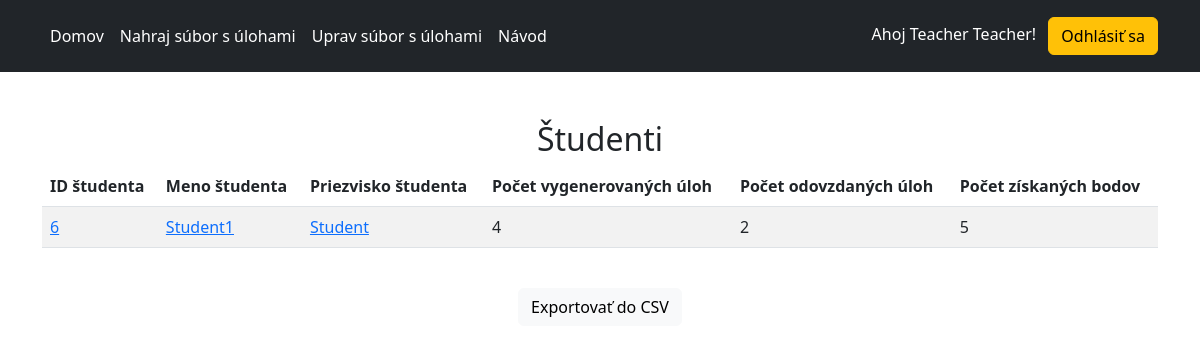
The app's page /index.php (signed in) with its own data.
### tables this page shows
CREATE TABLE `account` (
  `id` int UNSIGNED NOT NULL,
  `username` varchar(32) NOT NULL,
  `password` varchar(512) NOT NULL,
  `type` enum('Teacher','Student') NOT NULL,
  `first_name` varchar(32) NOT NULL,
  `surname` varchar(32) NOT NULL
);

### components/teacher_index.php (the view, shortened to what this page needs)
<?php
require_once('config.php');
$err_msg = "";
try {
    $query_students = "SELECT acc.id, acc.first_name, acc.surname, COUNT(test.question) as questions, COUNT(test.points_gained) as answers, SUM(test.points_gained) as points
                    FROM test AS test INNER JOIN account AS acc ON acc.id = test.student_id
                    GROUP BY acc.username";
    $stmt_students = $db->query($query_students);
    $students = $stmt_students->fetchAll(PDO::FETCH_ASSOC);
} catch (PDOException $e) {
    $err_msg .= "<p class='alert alert-danger' role='alert'>Nepodarilo sa načítať záznamy!</p>";
}
?>
<main class="mb-5">
    <section class="container mt-5">
        <h2 class="text-center">Študenti</h2>
        <table id="available" class="table table-striped mt-2" style="width:100%">
            <thead>
                <tr>
                    <th>ID študenta</th>
                    <th>Meno študenta</th>
                    <th>Priezvisko študenta</th>
                    <th>Počet vygenerovaných úloh</th>
                    <th>Počet odovzdaných úloh</th>
                    <th>Počet získaných bodov</th>
                </tr>
            </thead>
            <tbody>
                <?php
                foreach ($students as $student) {
                    echo '<tr><td><a href="studentReport.php?id=' . $student['id'] . '">' . $student['id'] . '</a></td>';
                    echo '<td><a href="studentReport.php?id=' . $student['id'] . '">' . $student['first_name'] . '</a></td>';
                    echo '<td><a href="studentReport.php?id=' . $student['id'] . '">' . $student['surname'] . '</a></td>';
                    echo '<td>' . $student['questions'] . '</td>';
                    echo '<td>' . $student['answers'] . '</td>';
                    echo '<td>' . $student['points'] . '</td></tr>';
                }
                ?>
            </tbody>
        </table>
    </section>
    <br>
    <button id="exportButton" class="btn btn-light mx-auto mt-6 d-block">Exportovať do CSV</button>
</main>

### records on screen
account: id "6", first_name "Student1", surname "Student", questions "4", answers "2", points "5"

### other values on screen
$_SESSION["first_name"] "Teacher"
$_SESSION["surname"] "Teacher"
